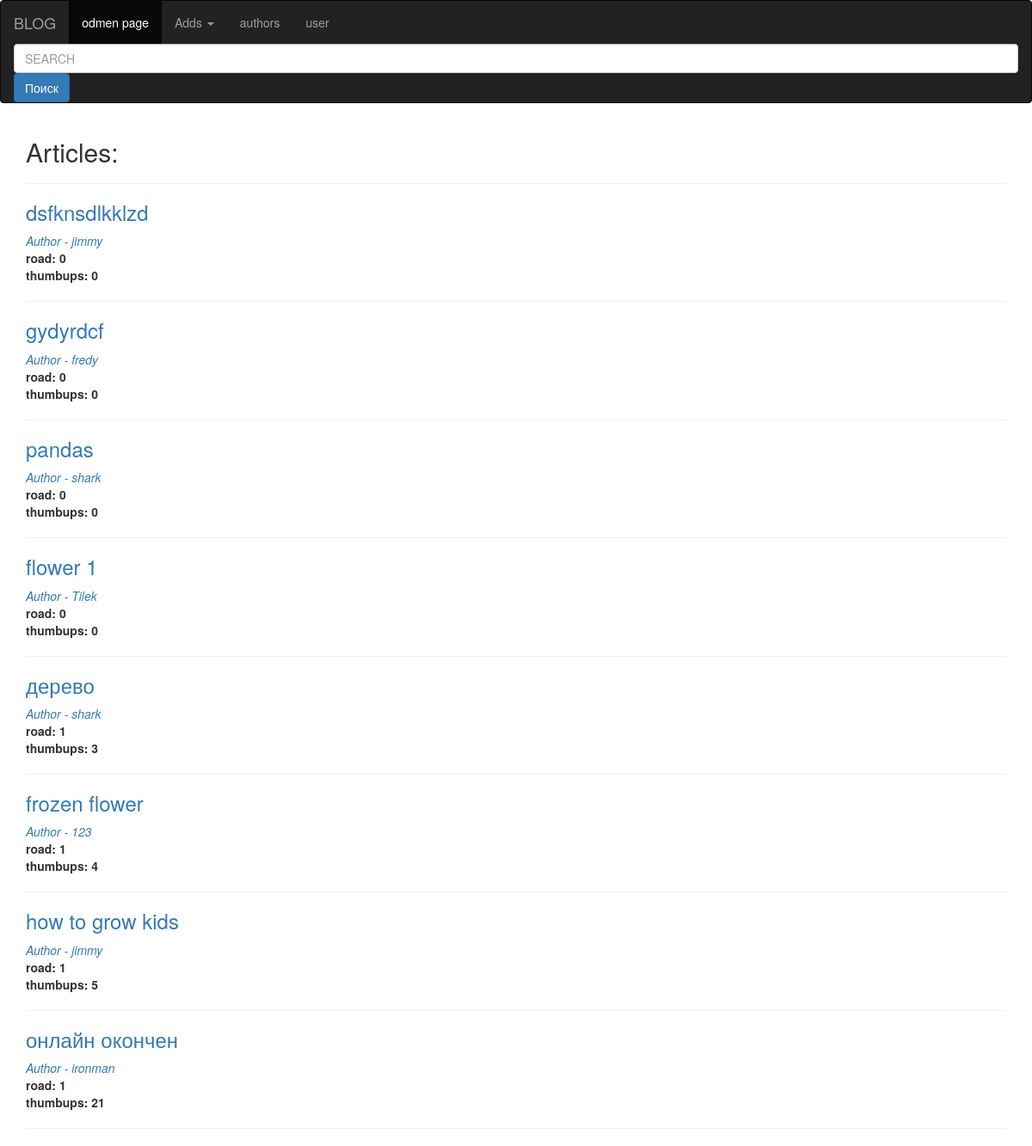
The app's page /, older data.
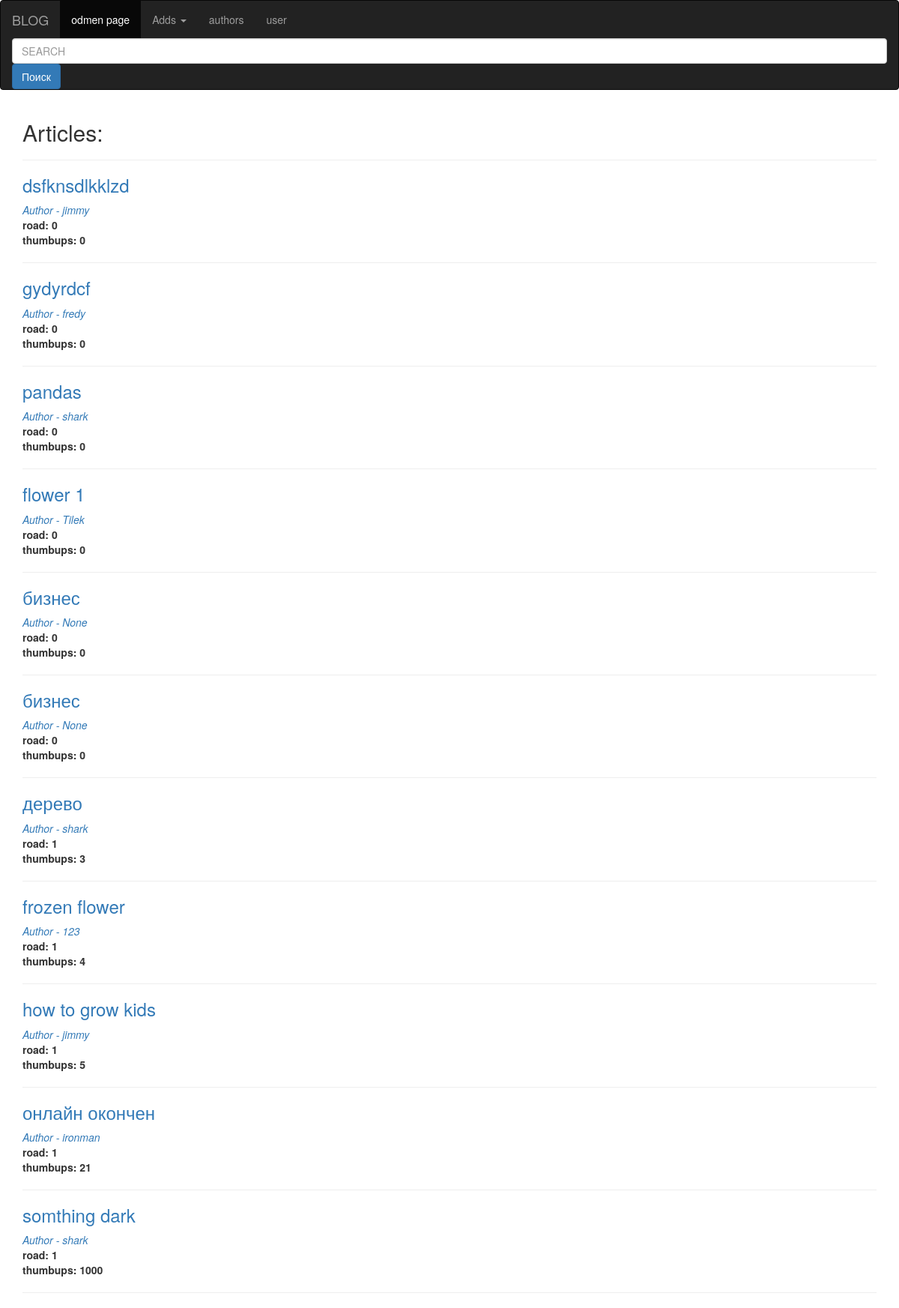
The same page, newer data.
### article/models.py (models this page shows, shortened)
class Article(models.Model):
    title = models.CharField(max_length=255)
    text = models.TextField()
    likes = models.IntegerField(default=0)
    active = models.BooleanField(default=True)
    author = models.ForeignKey(
    to=Author,
    on_delete=models.CASCADE,
    related_name="articles",
    null=True,
    blank=True
    )
    picture = models.ImageField(null=True,blank=True,upload_to="articles/" + str(datetime.today().strftime("%y%m%d")))
    dislikes = models.IntegerField(default=0)
    views = models.IntegerField(default=0)
    reposts = models.IntegerField(default=0)
    tag = models.ManyToManyField("Tag", blank = True, related_name="article")
    publication_date = models.DateTimeField(auto_now_add=True)
    update_date = models.DateTimeField(auto_now=True)
    readers = models.ManyToManyField(to=User, related_name="articles",blank=True)
    class Meta:
            verbose_name = "артикл"
            verbose_name_plural = "артиклы"
            ordering = ['-publication_date']

class Author(models.Model):
    name = models.CharField(max_length=255)
    photo = models.ImageField(upload_to="author_photo", null=True, blank=True)
    user = models.OneToOneField(to=User, on_delete=models.CASCADE, related_name="author",
    null=True, blank=True
    )
    def __str__(self):
        return self.name
    class Meta:
            verbose_name = "автор"
            verbose_name_plural = "авторы"

### article/views.py (the view, shortened to what this page needs)
# urls.py: path("",homepage, name="homepage"),
def homepage(request):
    if request.method == 'POST':
        key = request.POST.get('key_word')
        article = Article.objects.filter(Q(active=True), Q(title__contains=key)
            | Q(text__contains=key) | Q(tag__name__contains=key)
                | Q(reader__username__contains=key) | Q(comment__text__contains=key) | Q(picture__name__contains=key))
        articles = articles.objects.distinct()
    else:
        print(request.GET)
        articles = Article.objects.filter(active=True).order_by("likes")
    return render(request, "article/homepage.html", {"articles":articles})

### article/templates/article/homepage.html
{% extends "base.html" %}
{% load static %}
{%block content%}
<h2>Articles:</h2>
<hr>
{% for a in articles %}
    <h3><a href="{% url 'article' a.id %}">{{ a.title }}</a></i></h3>
    <a href="{% url 'profile' a.author.pk %}"><i> Author - {{ a.author }} </i></a>
    <br>
    <b>road: {{ a.readers.count }}</b>
    <br>
    <b>thumbups: {{ a.likes }}</b>
    <hr>
{% endfor %}
{% endblock %}

### article/templates/base.html (shortened to what this page needs)
{% load static %}
<!DOCTYPE html>
<html lang="en">
<head>
    <link rel="stylesheet" href="{% static 'main/main.css' %}">
    <link rel="stylesheet" href="https://maxcdn.bootstrapcdn.com/bootstrap/3.4.1/css/bootstrap.min.css">
</head>
<body>
      <nav class="navbar navbar-inverse">
        <div class="container-fluid">
          <div class="navbar-header">
            <a class="navbar-brand" href="{% url 'homepage' %}">BLOG</a>
          </div>
          <ul class="nav navbar-nav">
            <li class="active"><a href="{{'http://127.0.0.1:8000/admin'}}">odmen page</a></li>
            <li class="dropdown">
              <a class="dropdown-toggle" data-toggle="dropdown" >Adds
              <span class="caret"></span></a>
            </li>
            <li><a href="{% url 'authors' %}">authors</a></li>
            <li><a href="{% url 'users-list' %}">user</a></li>
          </ul>
          <form class="form-online" action="{% url 'homepage' %}">
            <input class="form-control mr-sm-2" type="text" name="key_word" placeholder="SEARCH" >
            <button class="btn btn-primary">Поиск</button>
          </form>
        </div>
      </nav>
      <div class="container" >
        {% block content %}
        {% endblock %}
      </div>
</body>
</html>

### article/static/main/main.css (style rules this page uses)
a { color: darkblue; text-decoration: none; }
button { color: darkgray; }

Row changes from the older to the newer data that the page shows:
added Article: title "бизнес", author "None", readers.count "0", likes "0"
added Article: title "бизнес", author "None", readers.count "0", likes "0"
added Article: title "somthing dark", author "shark", readers.count "1", likes "1000"
